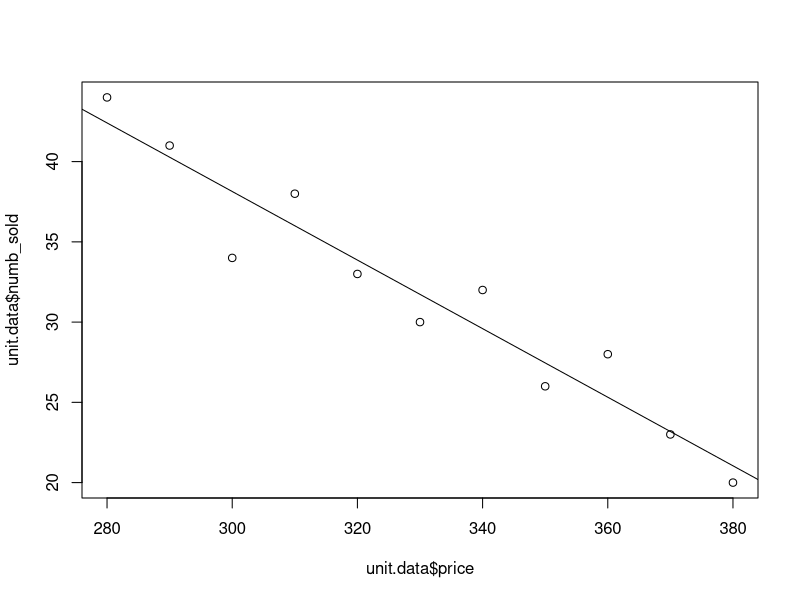
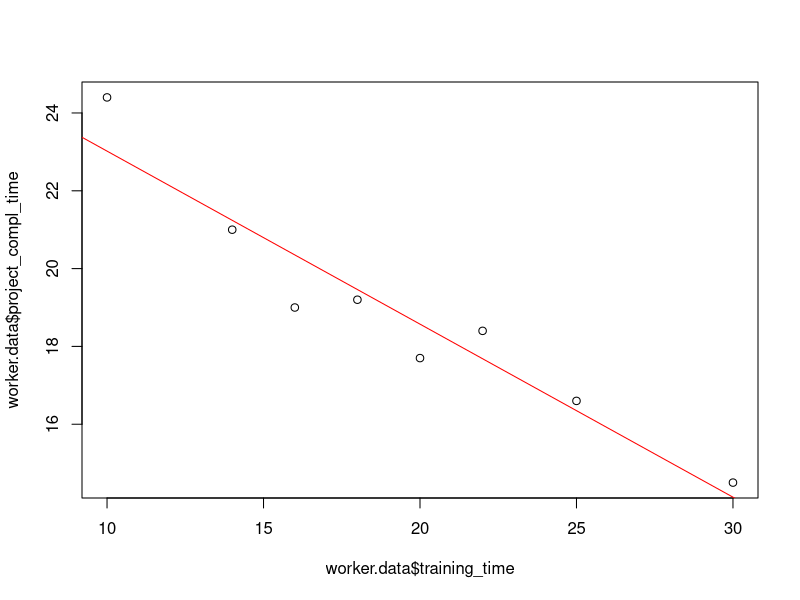
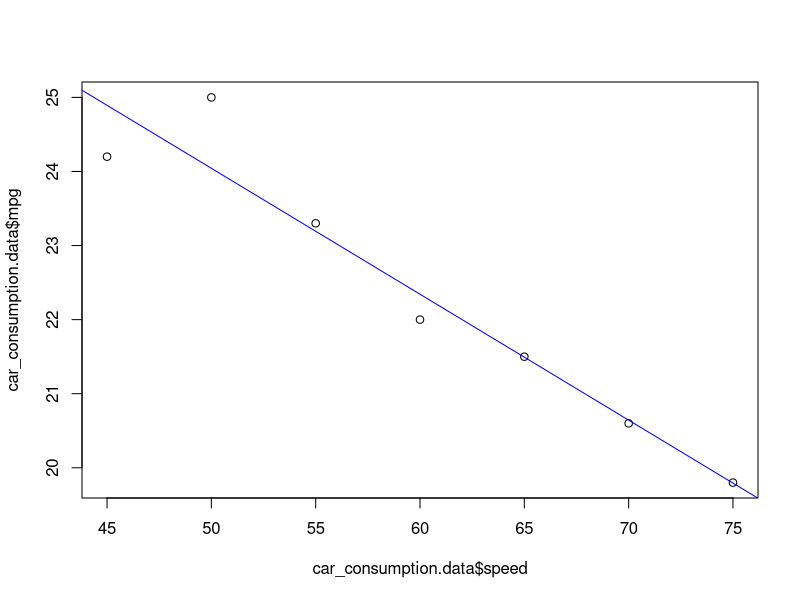
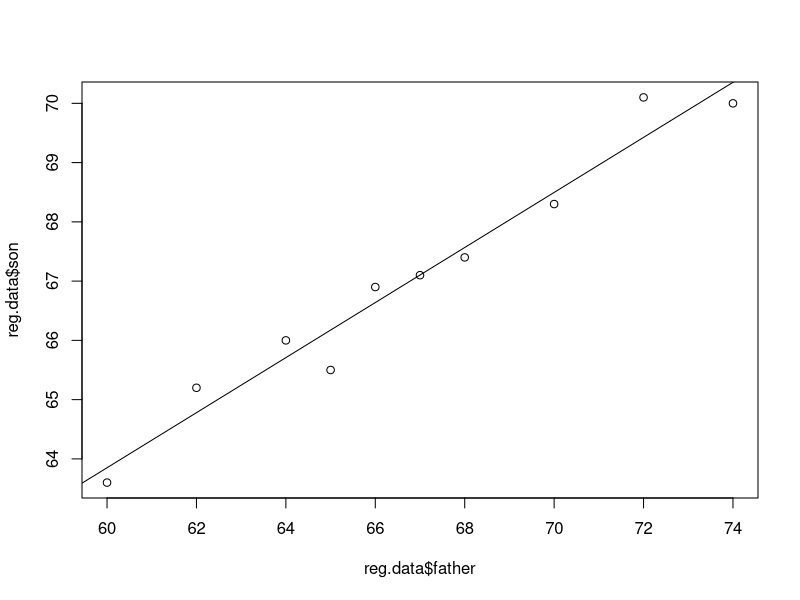

Here is the R script that generated these plots, in order:
# StatQuest youtube

## SIMPLE(ONE VARIABLE) LINEAR REGRESSION MODEL

# A new type of washing machine was recently introduced in 11 department stores. 
# These stores are of roughly equal size and are located in similar types of communities. 
# The manufacturer varied the price charged in each store, and the following data, 
# giving the number of units sold in 1 month for each of the different prices, resulted.
unit.data <- data.frame(price = c(280,290,300,310,320,330,340,350,360,370,380),
                        numb_sold = c(44,41,34,38,33,30,32,26,28,23,20))

plot(unit.data$price, unit.data$numb_sold)
unit.regression <- lm(numb_sold ~ price, data = unit.data)
summary(unit.regression)
abline(unit.regression)

# A plot of the number of units sold y versus the price x for these 11 data pairs.
# The resulting scatter diagram indicates that, sub- ject to random error,
# the assumption of a straight-line relationship between the number of units sold and the price appears to be reasonable.
# That is, a simple linear regression model appears to be appropriate.

#############

# Suppose that the responses Y_i corresponding to the input values x_i, i = 1,2,...,n
# are to be observed and used to estimate the parameters alpha and beta in a simple linear regression model
# Y = alpha + beta*x + e

# beta_hat = sum_i=1_n (x_i - x_bar)(Y_i - Y_bar) / sum_i=1_n (x_i - x_bar)^2
# alpha_hat = Y_bar - beta_hat*x_bar

# x_bar = sum_i=1_n x_i / n
# Y_bar = sum_i=1_n Y_i / n

# y = a_har + b_hat*x
# b_hat == slope, a_hat == intercept

#A large midwestern bank is planning on introducing a new word processing system to its secretarial staff.
# To learn about the amount of training that is needed to effectively implement the new system, 
# the bank chose eight employees of roughly equal skill. 
# These workers were trained for different amounts of time and were then individually put to work on a given project. 
# The following data indicate the training times and the resulting times (both in hours) 
# that it took each worker to complete the project.


worker.data <- data.frame(training_time = c(22,18,30,16,25,20,10,14),
                          project_compl_time = c(18.4,19.2,14.5,19.0,16.6,17.7,24.4,21.0))

plot(worker.data$training_time, worker.data$project_compl_time)
worker.regression <- lm(project_compl_time ~ training_time, data = worker.data)
summary(worker.regression)
attributes((worker.regression))
abline(worker.regression, col = "red")

worker.regression$coefficients[1]
worker.regression$coefficients[2]

# a) What is the estimated regression line?
# Y = worker,regression$coefficients[[1]] + worker.coefficients[[2]] * x
# Y = 27.46608 - 0.444700*x
#.    alpha.      beta.  variable. 
# Precict the amount of time it would take a worker who receives 28 hours of training to complete the project?

hours_28 <- data.frame(training_time = c(28)) # data.frame with new independent variable for training time
predict(worker.regression, newdata = hours_28) # prediction args: linear model made before, new data is the points intrested
# 15.01446 (hours)

# OR by hand
# alpha + (training_time)*beta = 27.46608 - 28*(0.444700) = 15.01448

# Predict the amount of time it would take a worker who receives 50 hours of training to complete the project.

# Question asks for prediction of value 50 which is far greater than all the input values in our data set.
# As a result, even though the scatter diagram indicates a straigth-line fit,
# WE SHOULD BE NOT ESTIMATING VALUES THIS FAR OF OUR VALUES!!!

# ** Warning: Do not use the estimated regression line to predict responses at input values **
# ** that are far outside the range of the ones used to obtain this line. **

## TESTING THE HYPOTHESIS THAT BETA = 0

#H_0 beta = 0, H_1 beta != 0

# sqrt( ((n-2)*S_xx) / SS_R) * (beta_hat - beta)
# has a t distribtion with n - 2 degrees of freedom
# it follows that if H_0 == TRUE beta = 0 then,
# sqrt( ((n-2)*S_xx) / SS_R) * beta_hat
# has a t distribution with n - 2 degrees of freedom

# A significance-level-gamma test oh H_0 is to
#
# REJECT H_0: abs(TS) >= t_{n-2,gamma/2}
# Not reject: otherwise
# WHERE:
# TS = sqrt( ((n-2)*S_xx) / SS_r ) * beta_hat

# p-value = 2P( T_(n-2 >= abs(v)))

## EX
# An individual claims that the fuel consumption of his automobile does not depend
#on how fast the car is driven. To test the plausibility of this hypothesis,
# the car was tested at various speeds between 45 and 75 miles per hour.
# The miles per gallon attained at each of these speeds were determined,
# with the following data resulting.

car_consumption.data <- data.frame(
  speed = c(45,50,55,60,65,70,75),
  mpg = c(24.2,25.0,23.3,22.0,21.5,20.6,19.8))
plot(car_consumption.data$speed, car_consumption.data$mpg)
cc_model <- lm(mpg ~ speed, data = car_consumption.data)
summary(cc_model)
abline(cc_model, col = "blue")

cars_n <- length(car_consumption.data$speed)
cars_x_bar <- mean(car_consumption.data$speed)
cars_y_bar <- mean(car_consumption.data$mpg)

#(x-x_bar)
cars_x_simple <- lapply(car_consumption.data$speed, function(x) (x - cars_x_bar))
#(x-x_bar)^2
cars_x_squared <- lapply(cars_x_simple, function(x) (x)^2)
#(y-y_bar)
cars_y_simple <- lapply(car_consumption.data$mpg, function(y) (y - cars_y_bar))
#(y-y_bar)^2
cars_y_squared <- lapply(cars_y_simple, function(y) (y)^2)
#(x-x_bar)*(y-y_bar)
cars_x_y_prod <- Map("*", cars_x_simple, cars_y_simple)

#SUMS
#(x-x_bar)
cars_x_summed <- sum(unlist(cars_x_simple))
#(x-x_bar)^2
#Sxx
cars_Sxx <- sum(unlist(cars_x_squared))

#(y-y_bar)
cars_y_summed <- sum(unlist(cars_y_simple))
#(y-y_bar)^2
#Syy
cars_SYY <- sum(unlist(cars_y_squared))

#Sxy
cars_SxY <- sum(unlist(cars_x_y_prod))

#SS_R = Sxx*Syy - (SxY)^2 / Sxx
cars_SS_R <- ((cars_Sxx * cars_SYY) - (cars_SxY)^2) / cars_Sxx

#beta_hat = SxY / Sxx  
cars_beta_hat <- cars_SxY / cars_Sxx

#Test statistic = sqrt( ((n-2)*Sxx) / SS_R) * beta_hat
cars_test_statistic <- sqrt( ((cars_n - 2) * cars_Sxx) / cars_SS_R) * cars_beta_hat
# Simple linear regression model
# H_0 beta = 0 against beta != 0
# REJECT H_0: abs(TS) >= t_{n-2,gamma/2}
# WHERE:
# TS = sqrt( ((n-2)*S_xx) / SS_r ) * beta_hat

# T_CRIT = T_(n-2),gammapercentage(0.01)/2
cars_T_crit <- qt(1-0.005, cars_n - 2)
# REJECT H_0: abs(TS) >= t_{n-2,gamma/2}
cars_H_0_rejected <- ifelse(abs(cars_test_statistic) >= cars_T_crit, TRUE, FALSE)


# NOT FROM BOOK!
attitude.data <- data.frame(
  correct = c(17,13,12,15,16,14,16,16,18,19),
  attitude = c(94,73,59,80,93,85,66,79,77,91)
)

att_m <- length(attitude.data$correct)
att_n <- length(attitude.data$attitude)

#means
att_x_bar <- mean(attitude.data$correct)
att_y_bar <- mean(attitude.data$attitude)
#(x - x_bar)
att_x_simple <- lapply(attitude.data$correct, function(x) (x - att_x_bar))
att_x_simple # <-- correct values
#(y - y_bar)
att_y_simple <- lapply(attitude.data$attitude, function(y) (y - att_y_bar))
att_y_simple # <-- correct values
#(x - x_bar)^2
att_x_squared <- lapply(att_x_simple, function(x) (x)^2)
att_x_squared # <-- correct values
#(y - y_bar)^2
att_y_squared <- lapply(att_y_simple, function(y) (y)^2)

#MAP <-- mapply
att_x_times_y <- Map("*", att_x_simple, att_y_simple)

# SUM (x-x_bar)*(y-y_bar)
att_sum_x_times_y <- sum(unlist(att_x_times_y))
# SUM (x-x_bar)^2
att_sum_x_bar_squared <- sum(unlist(att_x_squared))
# SUM (y-y_bar)^2
att_sum_y_bar_squared <- sum(unlist(att_y_squared))

# PEARSON CORRELATION COEFFICIENT (r)
# = ( SUM (x-x_bar)*(y-y_bar) / SQRT(SUM (x-x_bar)^2 * SUM (y-y_bar)^2))
att_pearson_r <- (att_sum_x_times_y / sqrt(att_sum_x_bar_squared * att_sum_y_bar_squared))

# STANDARD DEVIATIONs
#S_YY sqrt(SUM (y-y_bar)^2 / n-1)
att_S_yy <- sqrt(att_sum_y_bar_squared / (att_n - 1)) 
#S_XX sqrt(SUM (x-x_bar)^2 / m-1)
att_S_xx <- sqrt(att_sum_x_bar_squared / (att_n - 1))

# SLOPE
# BETA = r * S_YY / S_XX
att_beta <- att_pearson_r * (att_S_yy / att_S_xx)

#INTERCEPT
# ALPHA = y_bar - beta*x_bar
att_alpha <- att_y_bar - (att_beta * att_x_bar)

# SIMPLE LINEAR REGRESSION FORMULA
# Y = a + bx, suppose x = 15, remember to stay in bounds!
att_15 <- 15
att_big_Y_at_15 <- att_alpha + att_beta*att_15

# REGRESSION TO THE MEAN

reg.data <- data.frame(
  father = c(60,62,64,65,66,67,68,70,72,74),
  son = c(63.6,65.2,66,65.5,66.9,67.1,67.4,68.3,70.1,70.0)
)
plot(reg.data$father, reg.data$son)
reg_height_model <- lm(son ~ father, data = reg.data)
summary(reg_height_model)
abline(reg_height_model)
reg_n <- length(reg.data$father)

#means
reg_x_bar <- mean(reg.data$father)
reg_y_bar <- mean(reg.data$son)
#(x-x_bar)
reg_x_simple <- lapply(reg.data$father, function(x) (x- reg_x_bar))
#(x-x_bar)^2
reg_x_squared <- lapply(reg_x_simple, function(x) x^2)
#(y-y_bar)
reg_y_simple <- lapply(reg.data$son, function(y) (y - reg_y_bar))
#(y-y_bar)^2
reg_y_squared <- lapply(reg_y_simple, function(y) y^2)
#(x-x_bar)*(y-y_bar)
reg_x_times_y <- Map("*",reg_x_simple, reg_y_simple)

#SUMS
#(x-x_bar)
reg_x_sum <- sum(unlist(reg_x_simple))
#(x-x_bar)^2
#Sxx
reg_sxx <- sum(unlist(reg_x_squared))

#(y-y_bar)
reg_y_sum <- sum(unlist(reg_y_simple))
#(y-y_bar)^2
#Syy
reg_syy <- sum(unlist(reg_y_squared))

#Sxy
reg_sxy <- sum(unlist(reg_x_times_y))

# PEARSON CORRELATION COEFFICIENT (r)
# = ( SUM (x-x_bar)*(y-y_bar) / SQRT(SUM (x-x_bar)^2 * SUM (y-y_bar)^2))
reg_pearson_R <- reg_sxy / sqrt((reg_sxx * reg_syy))

#SS_R = (Sxx*Syy - (SxY)^2) / Sxx
reg_ss_r <- (reg_sxx * reg_syy - (reg_sxy)^2) / reg_sxx

#BETA = SxY / Sxx  
reg_beta <- reg_sxy / reg_sxx

# ALPHA = y_bar - beta*x_bar
reg_alpha <- reg_y_bar - reg_beta * reg_x_bar

# H_0 beta = 1 against beta < 1
# REJECT H_0: TS <= -T_8,alpha
# WHERE:
# TS = sqrt( ((n-2)*S_xx) / SS_r ) * (beta_hat - 1)
reg_test_statistic <- sqrt( ((reg_n - 2)* reg_sxx) / reg_ss_r) * (reg_beta - 1)  

# T_CRIT = T_(n-2),gammapercentage(0.01)/2
reg_t_crit <- qt(0.01,df = reg_n - 2)
# REJECT H_0: TS <= -T_8,alpha
reg_rejected <- ifelse(reg_test_statistic <= reg_t_crit, TRUE, FALSE)

# The following data relate the number of motor vehicle deaths occurring in 12
# counties in the northwestern United States in the years 1988 and 1989.

